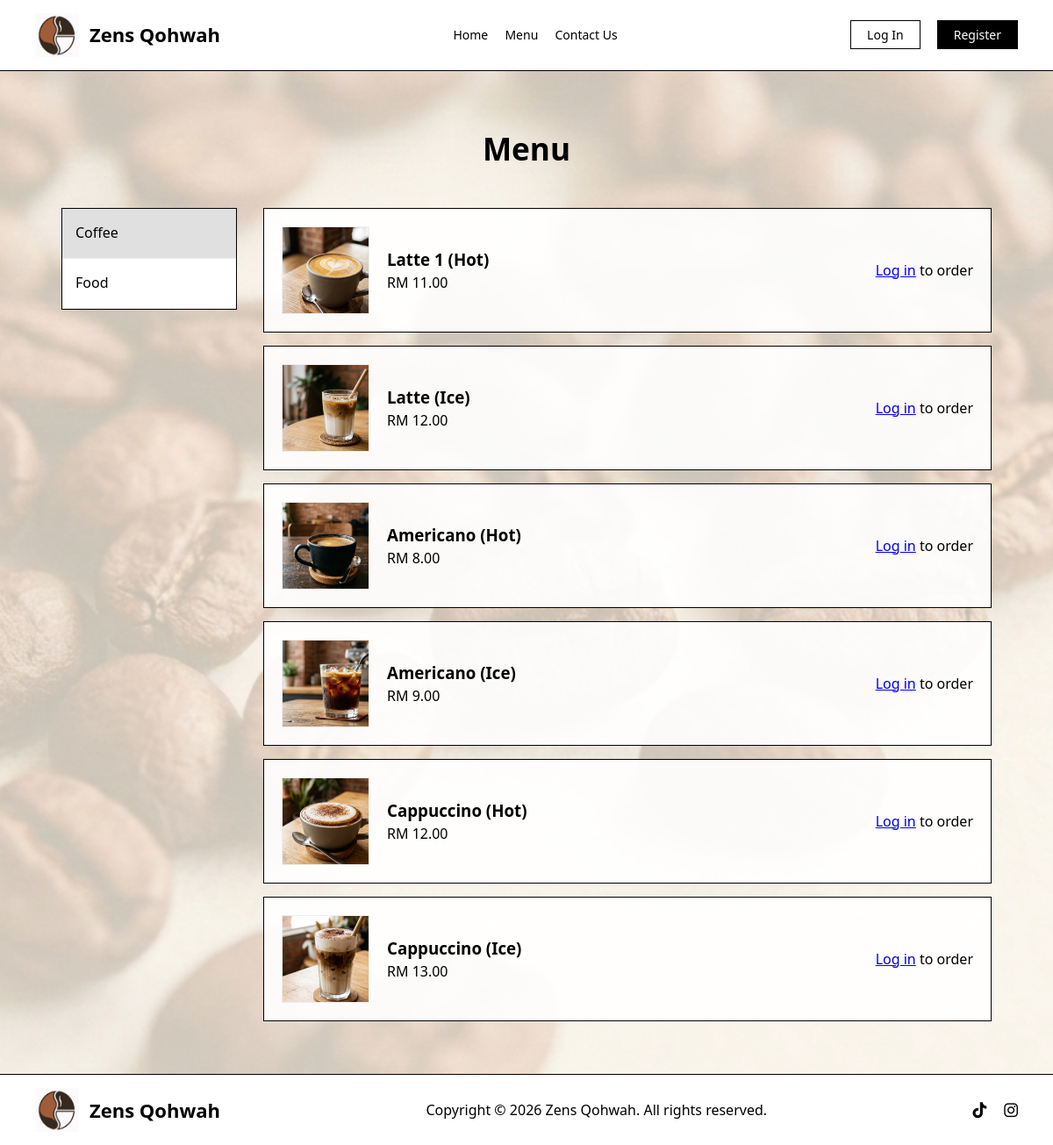
Page /menu.php on the committed database.
### tables this page shows
CREATE TABLE `products` (
  `product_id` int(11) NOT NULL,
  `name` varchar(120) NOT NULL,
  `category` enum('coffee','food') NOT NULL DEFAULT 'coffee',
  `price` decimal(8,2) NOT NULL DEFAULT 0.00,
  `is_available` tinyint(1) NOT NULL DEFAULT 1,
  `temperature` enum('Hot','Ice') DEFAULT 'Hot',
  `image_name` varchar(255) DEFAULT 'default.jpg'
);

### menu.php (the view, shortened to what this page needs)
<?php
$conn = db_connect();
$current_category = isset($_GET['cat']) ? trim(strtolower($_GET['cat'])) : 'coffee';
$sql = "SELECT * FROM products WHERE is_available=1 AND category='$current_category'";
$result = $conn->query($sql);
?>
<!DOCTYPE html>
<html lang="en">
<head>
    <link rel="stylesheet" href="style.css">
</head>
<body>
<?php include("header.php"); ?>
<main class="content">
    <h2 class="clean-title">Menu</h2>
    <div class="menu-layout">
        <aside class="sidebar">
            <a href="menu.php?cat=coffee" class="<?php if($current_category == 'coffee') echo 'active'; ?>">Coffee</a>
            <a href="menu.php?cat=food" class="<?php if($current_category == 'food') echo 'active'; ?>">Food</a>
        </aside>
        <div class="menu-items">
            <?php
            if ($result && $result->num_rows > 0) {
                while($row = $result->fetch_assoc()) {
                    $title = $row["name"] . ($row["temperature"] ? " (" . $row["temperature"] . ")" : "");
                    $imagePath = "images/" . (!empty($row['image_name']) ? $row['image_name'] : "default.jpg");
            ?>
                    <div class="menu-card">
                        <div class="menu-img" style="background-image: url('<?php echo $imagePath; ?>');"></div>
                        <div class="menu-info">
                            <div>
                                <h3><?php echo $title; ?></h3>
                                <p>RM <?php echo number_format($row["price"], 2); ?></p>
                            </div>
                            <div class="menu-actions">
                                <?php if (isset($_SESSION["role"]) && $_SESSION["role"] != "staff") { ?>
                                    <form method="POST" action="add_to_cart.php" class="cart-form">
                                        <input type="hidden" name="product_id" value="<?php echo $row["product_id"]; ?>">
                                        <input type="number" name="quantity" value="1" min="1" class="qty-input">
                                        <input type="submit" value="Add to Cart" class="btn-small">
                                    </form>
                                <?php } elseif (isset($_SESSION["role"]) && $_SESSION["role"] == "staff") { ?>
                                    <a href="edit_product.php?id=<?php echo $row['product_id']; ?>" class="btn-small">Edit Product</a>
                                <?php } else { ?>
                                    <p class="login-msg"><a href="login.php" class="link-underline">Log in</a> to order</p>
                                <?php } ?>
                            </div>
                        </div>
                    </div>
            <?php
                }
            } else {
                echo "<div class='contact-box' style='text-align:center; width: 100%;'>No items available in this category.</div>";
            }
            ?>
        </div>
    </div>
</main>
<?php include("footer.php"); ?>
</body>
</html>

### header.php (shortened to what this page needs)
<header class="header">
    <div class="logo">
        <a href="index.php">
            <img src="images/logo/logo.jpg" alt="Zens Qohwah Logo" id="headerLogo">
            <span class="logo-text">Zens Qohwah</span>
        </a>
    </div>
    <nav class="nav">
        <a href="index.php">Home</a>
        <a href="menu.php">Menu</a>
        <?php
        if (!isset($_SESSION["role"]) || $_SESSION["role"] !== "staff") { ?>
            <a href="contact.php">Contact Us</a>
        <?php } ?>
    </nav>
    <div class="auth">
        <?php if (isset($_SESSION["user_id"])) { ?>
            <a href="logout.php" class="btn-logout">Log Out</a>
        <?php } else { ?>
            <a href="login.php">Log In</a>
            <a href="register.php" class="btn-reg">Register</a>
        <?php } ?>
    </div>
</header>

### footer.php
<link rel="stylesheet" href="https://cdnjs.cloudflare.com/ajax/libs/font-awesome/6.0.0/css/all.min.css">
<footer class="footer">
  <a href="index.php" class="footer-brand">
    <img src="images/logo/logo.jpg" alt="Zens Qohwah Logo" id="footerLogo">
    <span class="logo-text">Zens Qohwah</span>
  </a>
  <div class="footer-copy">
    Copyright &copy; 2026 Zens Qohwah. All rights reserved.
  </div>
  <div class="footer-links">
    <a href="https://www.tiktok.com/@zensqohwah" target="_blank" title="Follow us on TikTok" class="social-link">
      <i class="fab fa-tiktok"></i>
    </a>
    <a href="https://www.instagram.com/zensqohwah" target="_blank" title="Follow us on Instagram" class="social-link">
      <i class="fab fa-instagram"></i>
    </a>
  </div>
</footer>

### style.css (style rules this page uses)
* { box-sizing: border-box; margin: 0; padding: 0; }
html, body { height: 100%; }
body { display: flex; flex-direction: column; font-family: 'Segoe UI', sans-serif; color: #000; line-height: 1.6; background-image: url('images/bg/bg.png'); background-size: cover; background-position: center; background-attachment: fixed; background-repeat: no-repeat; margin: 0; }
.header, .footer { flex-shrink: 0; display: flex; justify-content: space-between; align-items: center; padding: 15px 40px; border-bottom: 1px solid #000; background-color: #fff; position: relative; z-index: 100; width: 100%; }
.footer { border-top: 1px solid #000; border-bottom: none; }
.logo, .footer-brand { display: flex; align-items: center; }
.logo a, .footer-brand { display: flex; align-items: center; text-decoration: none; color: #000; }
#headerLogo, #footerLogo { height: 50px; width: auto; margin-right: 12px; }
.logo-text { font-size: 22px; font-weight: bold; }
.nav a, .auth a { text-decoration: none; color: #000; margin-left: 15px; font-size: 14px; transition: 0.3s; }
.auth a { padding: 6px 18px; border: 1px solid #000; }
.auth a[href*="register"] { background: #000; color: #fff; }
.content { flex: 1 0 auto; max-width: 1100px; margin: 0 auto; padding: 60px 20px; width: 100%; background: transparent; }
.menu-layout { display: flex; gap: 30px; align-items: flex-start; }
.sidebar { flex: 0 0 200px; border: 1px solid #000; display: flex; flex-direction: column; background: #fff; height: fit-content; }
.sidebar a { padding: 15px; text-decoration: none; color: #000; border-bottom: 1px solid #eee; }
.sidebar a.active { background: #e0e0e0; pointer-events: none; }
.menu-items { flex: 1; display: flex; flex-direction: column; gap: 15px; }
.menu-card { display: flex; border: 1px solid #000; padding: 20px; background: rgba(255, 255, 255, 0.9); width: 100%; align-items: center; }
.menu-img { width: 100px; height: 100px; background-color: #f0f0f0; flex-shrink: 0; margin-right: 20px; border: 1px solid #eee; background-size: cover; background-position: center; }
.menu-info { flex: 1; display: flex; justify-content: space-between; align-items: center; }
.clean-title { font-size: 2.2rem; text-align: center; margin-bottom: 40px; font-weight: bold; }
.footer-links { display: flex; gap: 20px; align-items: center; }
.social-link { text-decoration: none; color: #000; font-size: 18px; }
.link-underline { text-decoration: underline; }

### rows in the picture
products: image_name (picture), title "Latte 1 (Hot)", price "11.00"
products: image_name (picture), title "Latte (Ice)", price "12.00"
products: image_name (picture), title "Americano (Hot)", price "8.00"
products: image_name (picture), title "Americano (Ice)", price "9.00"
products: image_name (picture), title "Cappuccino (Hot)", price "12.00"
products: image_name (picture), title "Cappuccino (Ice)", price "13.00"
